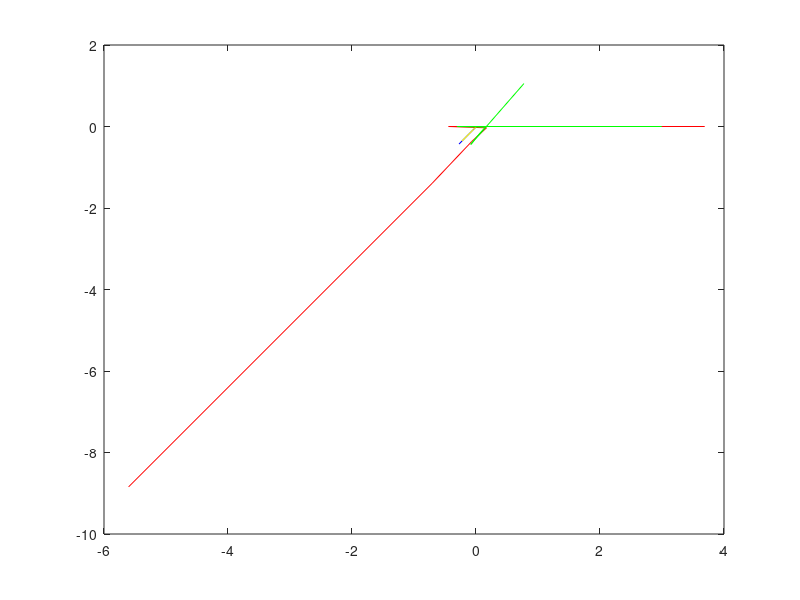

MATLAB code for this plot:
% YUSUF EGEMEN CICEK

%ileri fark yontemi, h=0.1

h=0.1; x=-pi; n=0;

while x<=pi
    a0=(2+cos(1+x^1.5))/sqrt(1+0.5*sin(x))*exp(0.5*x);
    x=x+h;
    a1=(2+cos(1+x^1.5))/sqrt(1+0.5*sin(x))*exp(0.5*x);
    x=x+h;
    a2=(2+cos(1+x^1.5))/sqrt(1+0.5*sin(x))*exp(0.5*x);
    a=(1/2*h)*(-3*a0+4*a1-a2);
    n=n+1;
    dizi1(n)=a;
end

%ileri fark yontemi, h=0.5

h=0.5; x=-pi; n=0;

while x<=pi
    b0=(2+cos(1+x^1.5))/sqrt(1+0.5*sin(x))*exp(0.5*x);
    x=x+h;
    b1=(2+cos(1+x^1.5))/sqrt(1+0.5*sin(x))*exp(0.5*x);
    x=x+h;
    b2=(2+cos(1+x^1.5))/sqrt(1+0.5*sin(x))*exp(0.5*x);
    b=(1/2*h)*(-3*b0+4*b1-b2);
    n=n+1;
    dizi2(n)=b;
end

%geri fark yontemi, h=0.1

h=0.1; x=pi;

while x>=-pi
    c0=(2+cos(1+x^1.5))/sqrt(1+0.5*sin(x))*exp(0.5*x);
    x=x-h;
    c1=(2+cos(1+x^1.5))/sqrt(1+0.5*sin(x))*exp(0.5*x);
    x=x-h;
    c2=(2+cos(1+x^1.5))/sqrt(1+0.5*sin(x))*exp(0.5*x);
    c=(1/2*h)*(3*c0-4*c1+c2);
    n=n+1;
    dizi3(n)=c;
end

%geri fark yontemi, h=0.5

h=0.5; x=pi;

while x>=-pi
    d0=(2+cos(1+x^1.5))/sqrt(1+0.5*sin(x))*exp(0.5*x);
    x=x-h;
    d1=(2+cos(1+x^1.5))/sqrt(1+0.5*sin(x))*exp(0.5*x);
    x=x-h;
    d2=(2+cos(1+x^1.5))/sqrt(1+0.5*sin(x))*exp(0.5*x);
    d=(1/2*h)*(3*d0-4*d1+d2);
    n=n+1;
    dizi4(n)=d;
end

plot(dizi1,'b')
hold on
plot(dizi2,'r')
hold on
plot(dizi3,'y')
hold on
plot(dizi4,'g')